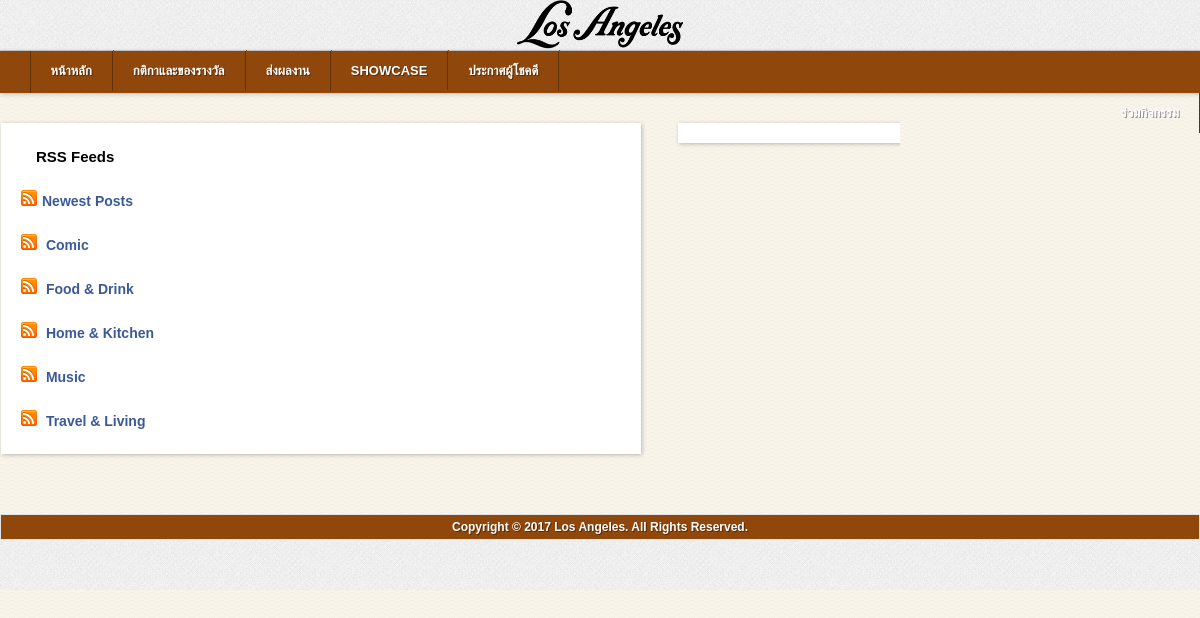
Page /backend/feeds.php on the committed database.
### tables this page shows
CREATE TABLE `categories` (
  `id` int(11) NOT NULL AUTO_INCREMENT,
  `cname` varchar(500) NOT NULL,
  `description` varchar(250) NOT NULL,
  PRIMARY KEY (`id`)
);

CREATE TABLE `settings` (
  `id` int(1) NOT NULL,
  `name` varchar(100) NOT NULL,
  `siteurl` varchar(500) NOT NULL,
  `keywords` varchar(255) NOT NULL,
  `descrp` varchar(255) NOT NULL,
  `email` varchar(100) NOT NULL,
  `fbpage` varchar(900) NOT NULL,
  `twitter` varchar(500) NOT NULL,
  `pinterest` varchar(500) NOT NULL,
  `google_plus` varchar(500) NOT NULL,
  `template` varchar(255) NOT NULL,
  `site_hits` int(11) NOT NULL,
  PRIMARY KEY (`id`)
);

### backend/feeds.php (the view, shortened to what this page needs)
<?php include('header.php');?>
<div class="wrapper">
<div class="left-box">
<div class="post-box">
<div class="ptitle-bar"><h1>RSS Feeds</h1></div>
<div class="rss-row"><img class="ico-rss" src="images/rss.png" width="16" height="16" /><a href="rss_all.html">Newest Posts</a></div>
<?php
if($CatSql = $mysqli->query("SELECT * FROM categories ORDER BY cname ASC")){
while ($CatROW = mysqli_fetch_array($CatSql)) {
	$id= $CatROW['id'];
	$cname = $CatROW['cname'];
?>
<div class="rss-row"><img class="ico-rss" src="images/rss.png" width="16" height="16" /><a href="rss_cat-<?php echo $id;?>.html"> <?php echo $cname;?></a></div>
<?php }
}else{
     printf("Error: %s\n", $mysqli->error);
}
?>
</div>
</div>
<div class="right-box">
<?php if(!empty($FbPage)){ ?>
<div class="r-box">
</div>
<?php }?>
</div>
</div>
<?php include('footer_other.php');?>

### backend/header.php (shortened to what this page needs)
<?php
include('db.php');
if($squ = $mysqli->query("SELECT * FROM settings WHERE id='1'")){
    $settings = mysqli_fetch_array($squ);
}else{
	 printf("Error: %s\n", $mysqli->error);
}
?>
<!doctype html>
<html>
<head>
<link href="templates/<?php echo $settings['template'];?>/css/style.css" rel="stylesheet" type="text/css">
<link href="templates/<?php echo $settings['template'];?>/css/colorbox.css" rel="stylesheet" type="text/css">
</head>
<body>
<header>
<div class="top-bar">
<div class="logo-box"><a href="index.php"><img src="images/logo.png" width="210" height="49" alt="<?php echo $settings['name'];?>"></a></div>
</div>
<div id="second-bar">
<div id="menu-bar">
<nav id="menu">
<ul>
   <li class="no-sub"><a href="index.html"><span>หน้าหลัก</span></a></li>
  	<li class="no-sub"><a href='likes.html'><span>กติกาและของรางวัล</span></a></li>
    <li class="no-sub"><a href='submit_new.html'><span>ส่งผลงาน</span></a></li>
    <li class="no-sub"><a href='index.html'><span>SHOWCASE</span></a></li>
    <li class="no-sub"><a href='#'><span>ประกาศผู้โชคดี</span></a>
</div>
<nav id="menu-user">
<ul>
   <?php if(!isset($_SESSION['username'])){?>
   <li class="no-sub"><a href='register.html'><span>ร่วมกิจกรรม</span></a></li>
   <?php } ?>
</ul>
</nav>
</div>
</header>
<div class="container">

### backend/footer_other.php
</div>
<footer>
<div class="ft-div">
<div class="CopyRight">Copyright &#169; <?php echo date("Y");?> <?php echo $settings['name'];?>. All Rights Reserved.</div>
</div>
</footer>
</body>
</html>

### backend/templates/fusion/css/style.css (style rules this page uses)
body { margin:0; background: url(../images/bg.png) repeat #eae5d8; font-family: Arial, "Helvetica", sans-serif; font-size:12px; }
a:link, a:visited,a:active { text-decoration: none; color:#3b5998; }
a img { border:none; }
h1, h2, h3, h4, h5, h6 { margin: 0; padding: 0; }
header { height:92px; background:url(../images/bg_other.jpg) repeat #e2e1dd; border-bottom:1px solid #cfcaca; }
.top-bar { height:50px; overflow:hidden; border-bottom:1px solid #cfcaca; }
.logo-box { width:300px; margin:0 auto; text-align:center; overflow:hidden; }
.container { overflow:hidden; margin:0px auto; padding:20px 0; }
.rss-row { margin:10px 10px 15px 0; width:100%; float:left; font-size:14px; font-weight:bold; }
.ico-rss { padding-right:5px; }
#second-bar { padding:0; background-color:#90470b; -webkit-box-shadow: 1px 1px 4px rgba(36, 50, 50, 0.3); -moz-box-shadow:1px 1px 4px rgba(36, 50, 50, 0.3); box-shadow:1px 1px 4px rgba(36, 50, 50, 0.3); }
#menu-bar { width:95%; height:42px; display:block; border-left:1px solid #643107; padding:0; margin: 0 auto; }
#menu { width:700px; height:42px; display:block; padding:0; float:left; }
#menu > ul { list-style:inside none; padding:0; margin:0; }
#menu > ul > li { list-style:inside none; padding:0; margin:0; float:left; display:block; position:relative; }
#menu > ul > li > a { outline:none; display:block; position:relative; padding:12px 20px; font-size:13px; font-weight:bold; text-align:center; text-decoration:none; text-shadow:1px 1px 0 rgba(0,0,0, 0.4); }
#menu > ul > li > a:after { content:''; position:absolute; border-right:1px solid #643107; top:-1px; bottom:-1px; right:-2px; }
#menu { border-color:#643107; }
#menu > ul > li > a { border-right:1px solid #643107; color:#fff; }
#menu > ul > li > a:after { border-color:#90470b; }
#menu-user { width:300px; height:42px; display:block; padding:0; float:right; }
#menu-user > ul { list-style:inside none; padding:0; margin:0; float:right }
#menu-user > ul > li { list-style:inside none; padding:0; margin:0; float:left; display:block; position:relative; }
#menu-user > ul > li > a { outline:none; display:block; position:relative; padding:12px 20px; font-size:13px; font-weight:bold; text-align:center; text-decoration:none; text-shadow:1px 1px 0 rgba(0,0,0, 0.4); }
#menu-user > ul > li > a:after { content:''; position:absolute; border-right:1px solid #643107; top:-1px; bottom:-1px; right:-2px; }
#menu-user { border-color:#643107; }
#menu-user > ul > li > a { border-right:1px solid #643107; color:#fff; }
#menu-user > ul > li > a:after { border-color:#90470b; }
.ptitle-bar h1 { font-size:15px; font-weight:bold; padding:15px; }
.wrapper { width:1020px; margin:0 auto; overflow:hidden; padding:0; }
.left-box { float:left; width:650px; padding:10px 1px; overflow:hidden; }
.right-box { float:right; width:350px; padding:10px 2px; overflow:hidden; }
.post-box { width:600px; overflow:hidden; background-color:#FFF; -webkit-box-shadow: 1px 1px 4px rgba(36, 50, 50, 0.3); -moz-box-shadow:1px 1px 4px rgba(36, 50, 50, 0.3); box-shadow:1px 1px 4px rgba(36, 50, 50, 0.3); padding:10px 20px; margin-bottom:20px; }
.r-box { width:300px; background-color:#FFF; -webkit-box-shadow: 1px 1px 4px rgba(36, 50, 50, 0.3); -moz-box-shadow:1px 1px 4px rgba(36, 50, 50, 0.3); box-shadow:1px 1px 4px rgba(36, 50, 50, 0.3); padding:10px 20px; float:right; margin-bottom:10px; overflow:hidden; }
.ft-div { background:url(../images/bg_other.jpg) repeat #e2e1dd; height:76px; margin-top:10px; }
.CopyRight { text-align:center; font-weight:bold; overflow:hidden; border:1px solid #e3e3e3; background-color: #90470b; padding:5px; color:#FFF; text-shadow:1px 1px 0 rgba(0,0,0, 0.4); }

### rows in the picture
categories: cname "Comic"
categories: cname "Food & Drink"
categories: cname "Home & Kitchen"
categories: cname "Music"
categories: cname "Travel & Living"
settings: name "Los Angeles"
